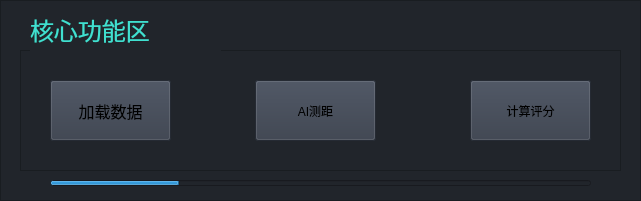
                      <widget class="QFrame" name="corearea">
                       <property name="geometry">
                        <rect>
                         <x>430</x>
                         <y>630</y>
                         <width>641</width>
                         <height>201</height>
                        </rect>
                       </property>
                       <property name="styleSheet">
                        <string notr="true">background:rgb(33, 37, 43)</string>
                       </property>
                       <property name="frameShape">
                        <enum>QFrame::StyledPanel</enum>
                       </property>
                       <property name="frameShadow">
                        <enum>QFrame::Raised</enum>
                       </property>
                       <widget class="QFrame" name="corearea_cors">
                        <property name="geometry">
                         <rect>
                          <x>20</x>
                          <y>50</y>
                          <width>601</width>
                          <height>121</height>
                         </rect>
                        </property>
                        <property name="font">
                         <font>
                          <family>Segoe UI</family>
                          <pointsize>10</pointsize>
                          <italic>false</italic>
                          <bold>false</bold>
                         </font>
                        </property>
                        <property name="styleSheet">
                         <string notr="true">background-color: rgb(33, 37, 43)</string>
                        </property>
                        <property name="frameShape">
                         <enum>QFrame::StyledPanel</enum>
                        </property>
                        <property name="frameShadow">
                         <enum>QFrame::Raised</enum>
                        </property>
                        <widget class="QPushButton" name="Button_load">
                         <property name="geometry">
                          <rect>
                           <x>30</x>
                           <y>30</y>
                           <width>121</width>
                           <height>61</height>
                          </rect>
                         </property>
                         <property name="font">
                          <font>
                           <family>黑体</family>
                           <pointsize>12</pointsize>
                           <italic>false</italic>
                           <bold>false</bold>
                          </font>
                         </property>
                         <property name="styleSheet">
                          <string notr="true">background-color: rgb(52, 59, 72);
font: 12pt &quot;黑体&quot;;</string>
                         </property>
                         <property name="text">
                          <string>加载数据</string>
                         </property>
                         <property name="icon">
                          <iconset resource="../resources.qrc">
                           <normaloff>:/icons/images/icons/cil-battery-0.png</normaloff>:/icons/images/icons/cil-battery-0.png</iconset>
                         </property>
                        </widget>
                        <widget class="QPushButton" name="Button_meas">
                         <property name="geometry">
                          <rect>
                           <x>235</x>
                           <y>30</y>
                           <width>121</width>
                           <height>61</height>
                          </rect>
                         </property>
                         <property name="styleSheet">
                          <string notr="true">background-color: rgb(52, 59, 72);
font: 12pt &quot;黑体&quot;;</string>
                         </property>
                         <property name="text">
                          <string>AI测距</string>
                         </property>
                         <property name="icon">
                          <iconset resource="../resources.qrc">
                           <normaloff>:/icons/images/icons/cil-chevron-double-right.png</normaloff>:/icons/images/icons/cil-chevron-double-right.png</iconset>
                         </property>
                        </widget>
                        <widget class="QPushButton" name="Button_evaluate">
                         <property name="geometry">
                          <rect>
                           <x>450</x>
                           <y>30</y>
                           <width>121</width>
                           <height>61</height>
                          </rect>
                         </property>
                         <property name="styleSheet">
                          <string notr="true">background-color: rgb(52, 59, 72);
font: 12pt &quot;黑体&quot;;</string>
                         </property>
                         <property name="text">
                          <string>计算评分</string>
                         </property>
                         <property name="icon">
                          <iconset resource="../resources.qrc">
                           <normaloff>:/icons/images/icons/cil-briefcase.png</normaloff>:/icons/images/icons/cil-briefcase.png</iconset>
                         </property>
                        </widget>
                       </widget>
                       <widget class="QLabel" name="corearea_title">
                        <property name="enabled">
                         <bool>false</bool>
                        </property>
                        <property name="geometry">
                         <rect>
                          <x>30</x>
                          <y>10</y>
                          <width>191</width>
                          <height>41</height>
                         </rect>
                        </property>
                        <property name="font">
                         <font>
                          <family>黑体</family>
                          <pointsize>18</pointsize>
                          <italic>false</italic>
                          <bold>false</bold>
                         </font>
                        </property>
                        <property name="styleSheet">
                         <string notr="true">font: 18pt &quot;黑体&quot; rgb(255, 170, 0);
background-color: rgb(33, 37, 43)</string>
                        </property>
                        <property name="frameShadow">
                         <enum>QFrame::Raised</enum>
                        </property>
                        <property name="text">
                         <string>&lt;html&gt;&lt;head/&gt;&lt;body&gt;&lt;p&gt;&lt;span style=&quot; color:#40e0d0;&quot;&gt;核心功能区&lt;/span&gt;&lt;/p&gt;&lt;/body&gt;&lt;/html&gt;</string>
                        </property>
                       </widget>
                       <widget class="QProgressBar" name="status_progressBar">
                        <property name="geometry">
                         <rect>
                          <x>50</x>
                          <y>180</y>
                          <width>541</width>
                          <height>6</height>
                         </rect>
                        </property>
                        <property name="value">
                         <number>24</number>
                        </property>
                        <property name="textVisible">
                         <bool>false</bool>
                        </property>
                       </widget>
                      </widget>
